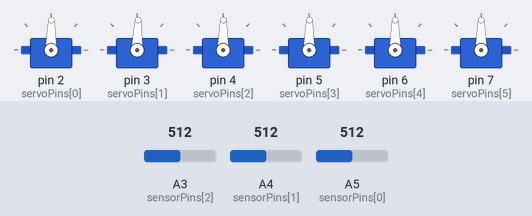
Recording of a sketch running on a simulated Arduino Uno, built with avr-gcc and run on an emulated ATmega328P. Parts: 6 × servo. The inputs (shaded band) are chosen by the test bench; at power-on: A3 (sensorPins[2]) = 512, A5 (sensorPins[0]) = 512, A4 (sensorPins[1]) = 512.

Above: at 1.2 s.
1.3 s: A3 (sensorPins[2]) set to 167
2.8 s: A3 (sensorPins[2]) set to 141
At 4.1 s:
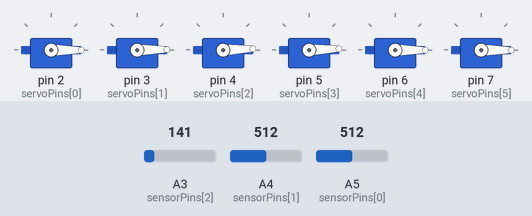
4.6 s: A3 (sensorPins[2]) set to 160
At 5.09 s:
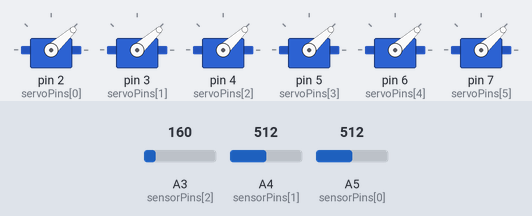
At 6.01 s:
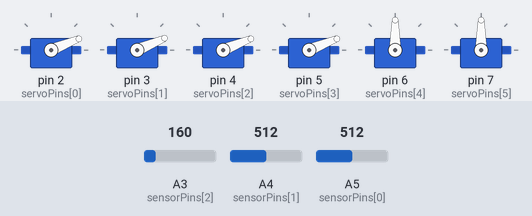
7.6 s: A5 (sensorPins[0]) set to 162
10.6 s: A5 (sensorPins[0]) set to 137
12.2 s: A4 (sensorPins[1]) set to 140
At 12.9 s:
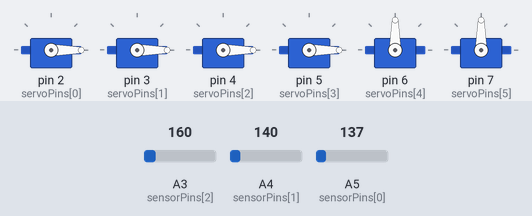
Timing chart, 0 to 14.7 s (numbered marks = the images above; inputs shaded):
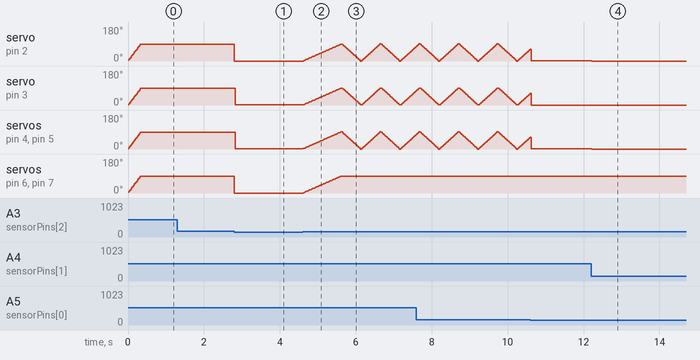

Measured:
- the behaviour switches between 151 and 150 on A3 (sensorPins[2]) (found by bisection; images 0 and 1)
- after the input at 1.3 s, every drawn part: stays the same
- after the input at 2.8 s, servo on pin 2 (servoPins[0]): 89° → 0° at once; servo on pin 3 (servoPins[1]): 88° → 1° at once; servo on pin 4 (servoPins[2]), servo on pin 5 (servoPins[3]): 89° → 2° at once; servo on pin 6 (servoPins[4]), servo on pin 7 (servoPins[5]): 90° → 0° at once
- after the input at 12.2 s, servo on pin 2 (servoPins[0]), servo on pin 4 (servoPins[2]), servo on pin 5 (servoPins[3]): 1° → 0° at once
- by itself, servo on pin 2 (servoPins[0]): rises from 3° to 90° in 0.31 s, then falls to 89° in 0.02 s

The sketch:

sensing_interaction.ino
```cpp
//Shrinidhi Thirumalai, Bonnie Ishiguro, Charlie Mouton, Jason Yan
//Interaction for 12 paddles moving in response to your motion

//----------------------------------------------------------------------------Libraries and Packages----------------------------------------------------------------------
#include <Servo.h>
#include <servoStruct.h>
//-----------------------------------------------------------------------------Initializations---------------------------------------------------------------------------

const int POS_MAX = 90;  //how many increments it takes to get from one position to another
const int NUM_SERVOS = 6;
const int NUM_SENSORS = 3;

Servo servos[NUM_SERVOS];
int servoPins[NUM_SERVOS] = {2, 3, 4, 5, 6, 7};
int sensorPins[NUM_SENSORS] = {A5, A4, A3};
int sensorValues[NUM_SENSORS] = {0, 0, 0};
ServoUnit servoUnits[NUM_SERVOS];

ServoUnit createServo(int pin) {
  ServoUnit myServo;
  myServo.reverse = 0;
  myServo.pos = 0;
  myServo.pin = pin;
  return myServo;
}

//-----------------------------------------------------------------------------Helper Functions---------------------------------------------------------------------------

bool ifChangeState(int servoIndex) {
  //if a servo needs to change direction
  ServoUnit myServo = servoUnits[servoIndex];
  bool backward = ((myServo.reverse) && (myServo.pos > 0));
  bool forward = ((!myServo.reverse) && (myServo.pos < 90));
  return ! (forward || backward);
}

bool ifSensed(int sensorNum) {
  //if an object is sensed
  int threshold = 150;
  return (analogRead(sensorPins[sensorNum]) > threshold);
}

void writeToServos(int sensorNum, int servoPos) {
  //write position to corresponding servo pair, from the sensor number
  int servoPair[2] = {(sensorNum*2), (sensorNum*2) + 1};

  for (int i = 0; i < sizeof(servoPair); i++) {
    servoUnits[servoPair[i]].pos = servoPos;
    servos[servoPair[i]].write(servoUnits[servoPair[i]].pos);
  }
}

void whenSensed(int sensorNum) {
  //if state needs to be changed
  if (ifChangeState(sensorNum * 2)) {
    servoUnits[sensorNum].reverse = ! servoUnits[sensorNum].reverse;
  }
  //else, if moving forward
  else if (servoUnits[sensorNum].reverse) {
    writeToServos(sensorNum, servoUnits[sensorNum].pos - 1);
  }
  //else, if moving backward
  else {
    writeToServos(sensorNum, servoUnits[sensorNum].pos + 1);
  }
}

void whenNotSensed(int sensorNum) {
  //reset when nothing is sensed
  writeToServos(sensorNum, 0);
}

void updateServos(int sensorNum) {
  // if the sensor is reading a value
  if (ifSensed(sensorNum)) {
    whenSensed(sensorNum);
  }
  // if nothing is sensed
  else {
    whenNotSensed(sensorNum);
  }
}

//-----------------------------------------------------------------------------Main Loops---------------------------------------------------------------------------

void setup()
{
  for (int i = 0; i < NUM_SERVOS; i++) {
    servoUnits[i] = createServo(servoPins[i]);
  }

  for (int i = 0; i < NUM_SERVOS; i++) {
    servos[i].attach(servoPins[i]);
    servos[i].write(0);
  }

  Serial.begin(9600);
}

void loop()
{
  for (int i = 0; i< NUM_SENSORS; i++) {
    updateServos(i);
  }
  delay(10); // waits for the servo to get there
}
```

servoStruct.h
```cpp
#include <Servo.h>

struct ServoUnit{
  // Servo servo;
  bool reverse;
  int pos;
  int pin;
};
```

skeletonCode.ino
```cpp
// Main

// sensor_vals = getSensorInput()
// pastSetting = Setting

// If isSpecialTime(time)
// 	State = specialTimeInteraction(time)
// 	currSetting = 1
// Else if isDetectObject(sensor_vals)
// 	State = sensorInteraction(sensor_vals)
// 	currSetting = 2
// Else
// 	State = defaultInteraction(time)
// 	currSetting = 3

// If pastSetting != currSetting
// 	State = Reset();
// Update(State);

// Setup
// Pos[] = {0,0,0,0,0,0,0,0,0,0,0,0}
// Dir[] = {0,0,0,0,0,0,0,0,0,0,0,0}
// lastSetting = 0;

// Struct State
// 	State.pos
// 	State.dir

// sensorToServo(int sensorNum) {

// }
```
